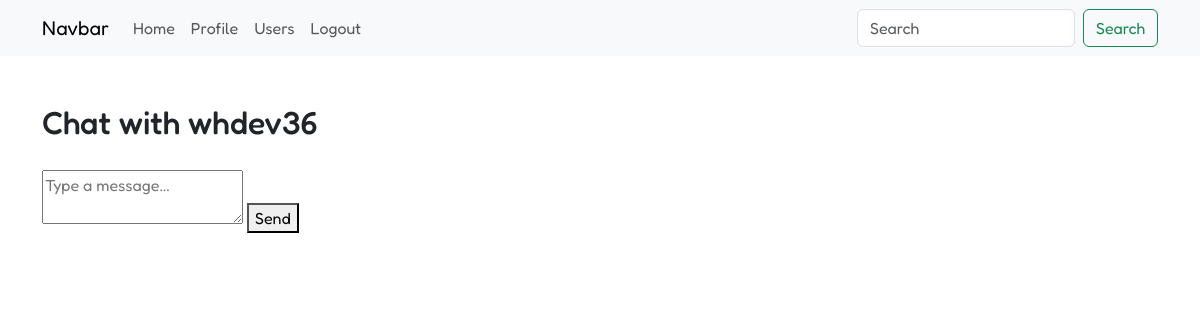
Before: /ch/3/ (signed in) with the older database file.
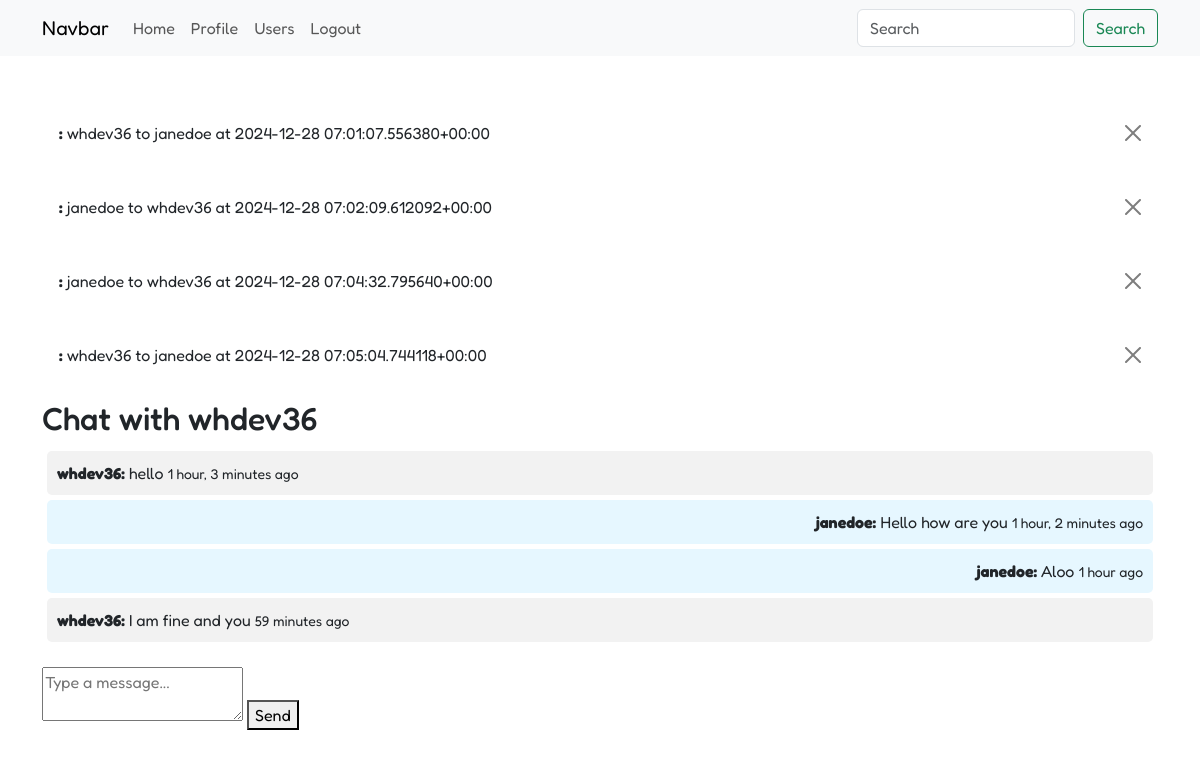
After: the same page with the newer database file.
### social/models.py (models this page shows, shortened)
class Message(models.Model):
    sender = models.ForeignKey(Profile, related_name='sent_messages', on_delete=models.CASCADE)
    receiver = models.ForeignKey(Profile, related_name='received_messages', on_delete=models.CASCADE)
    content = models.TextField()
    timestamp = models.DateTimeField(auto_now_add=True)
    def __str__(self):
        return f"{self.sender.username} to {self.receiver.username} at {self.timestamp}"

class Profile(AbstractUser):
    profile_picture = models.ImageField(upload_to='profiles/users/', blank=True, null=True)
    bio = models.TextField(max_length=300, blank=True, null=True)
    slug = models.SlugField(unique=True, blank=True, null=True)
    follows = models.ManyToManyField('self', blank=True, symmetrical=False, related_name='followers')
    profile_video = models.FileField(upload_to='profiles/videos/', blank=True, null=True)

### social/views.py (the view)
# urls.py: path('ch/<int:user_id>/', views.chat, name='ch'),
@login_required
def chat(request, user_id):
    user_to_chat = Profile.objects.get(id=user_id)
    messages = Message.objects.filter(
        (Q(sender=request.user) & Q(receiver=user_to_chat)) |
        (Q(sender=user_to_chat) & Q(receiver=request.user))
    ).order_by('timestamp')
    return render(request, 'chat.html', {
        'user_to_chat': user_to_chat,
        'messages': messages
    })

### templates/chat.html (shortened to what this page needs)
{% extends 'base.html' %}
{% block content %}
<h2>Chat with {{ user_to_chat.username }}</h2>
<div id="chat-box">
    {% for message in messages %}
    <div class="message {% if message.sender == request.user %}sent{% else %}received{% endif %}">
        <strong>{{ message.sender.username }}:</strong> {{ message.content }}
        <small>{{ message.timestamp|timesince }} ago</small>
    </div>
    {% endfor %}
</div>
<form method="POST" id="chat-form">
    <textarea name="content" id="content" placeholder="Type a message..." required></textarea>
    <button type="submit">Send</button>
</form>
{% endblock %}

### templates/base.html (shortened to what this page needs)
<!DOCTYPE html>
<html lang="en">
<head>
    <link rel="stylesheet" href="https://cdn.jsdelivr.net/npm/bootstrap-icons@1.11.3/font/bootstrap-icons.min.css">
    <link rel="stylesheet" href="https://cdn.jsdelivr.net/npm/bootstrap@5.3.3/dist/css/bootstrap.min.css">
</head>
<body>
    {% include 'navbar.html' %}
    <div class="container my-5">
        {% for message in messages %}
            <div class="alert alert-{% if message.tags == 'error' %}danger{% else %}{{ message.tags }}{% endif %} alert-dismissible fade show" role="alert">
                <strong>{{ message.tags|upper }}:</strong> {{ message }}
                <button type="button" class="btn-close" data-bs-dismiss="alert" aria-label="Close"></button>
            </div>
        {% endfor %}
        {% block content %}{% endblock %}
    </div>
</body>
</html>

Changed rows visible on the page:
added Message: sender+receiver+timestamp "whdev36 to janedoe at 2024-12-28 07:01:07.556380+00:00", sender.username "whdev36", content "hello", timestamp "1 hour, 3 minutes"
added Message: sender+receiver+timestamp "janedoe to whdev36 at 2024-12-28 07:02:09.612092+00:00", sender.username "janedoe", content "Hello how are you", timestamp "1 hour, 2 minutes"
added Message: sender+receiver+timestamp "janedoe to whdev36 at 2024-12-28 07:04:32.795640+00:00", sender.username "janedoe", content "Aloo", timestamp "1 hour"
added Message: sender+receiver+timestamp "whdev36 to janedoe at 2024-12-28 07:05:04.744118+00:00", sender.username "whdev36", content "I am fine and you", timestamp "59 minutes"
